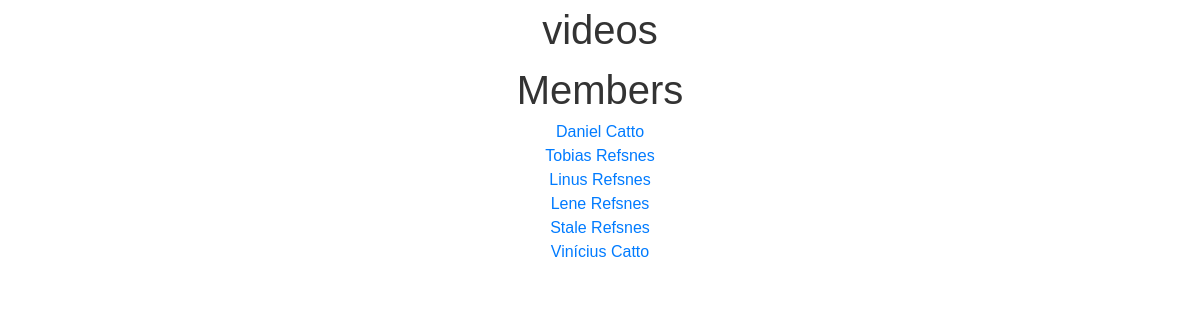
/members/, run on an earlier commit of the app's database.
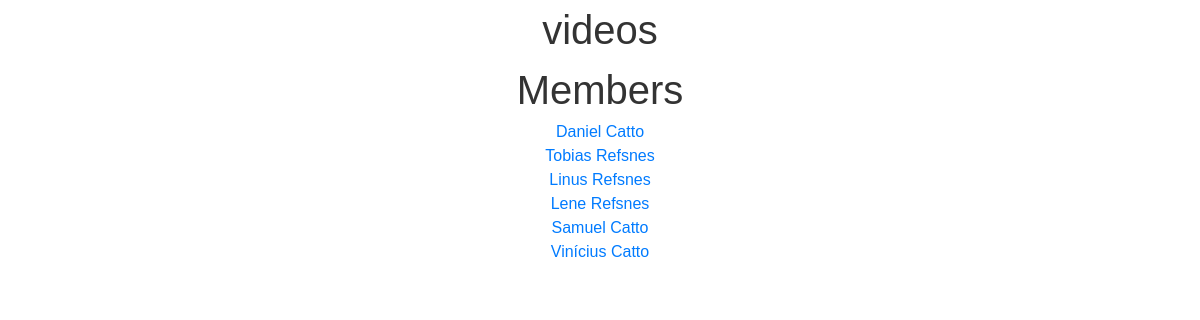
And on a later commit of the database.
### members/models.py (models this page shows, shortened)
class Member(models.Model):
  firstname = models.CharField(max_length=255)
  lastname = models.CharField(max_length=255)
  email = models.CharField(max_length=255)
  phone = models.IntegerField(null=True)
  birth_date = models.DateField(null=True)
  joined_date = models.DateField(null=True)

### members/views.py (the view)
# urls.py: path('members/', views.members, name='members'),
def members(request):
    mymembers = Member.objects.all().values()
    template = loader.get_template('all_members.html')
    context = {
        'mymembers': mymembers,
    }
    return HttpResponse(template.render(context, request))

### members/templates/all_members.html (shortened to what this page needs)
  {% extends "master.html" %}
{% block content %}
  <h1>Members</h1>
  <ul>
    {% for x in mymembers %}
      <li><a href="details/{{ x.id }}">{{ x.firstname }} {{ x.lastname }}</a></li>
    {% endfor %}
  </ul>
{% endblock %}

### members/templates/master.html (shortened to what this page needs)
{% load static %}
<!DOCTYPE html>
<html>
<head>
    <link rel="stylesheet" href="{% static 'css/styles.css' %}">
</head>
<body>
<h1>videos</h1>
{% block content %}
{% endblock %}
</body>
</html>

### static/css/styles.css (style rules this page uses)
html, body, div, span, applet, object, iframe, h1, h2, h3, h4, h5, h6, p, blockquote, pre, a, abbr, acronym, address, big, cite, code, del, dfn, em, img, ins, kbd, q, s, samp, small, strike, strong, sub, sup, tt, var, b, u, i, center, dl, dt, dd, ol, ul, li, fieldset, form, label, legend, table, caption, tbody, tfoot, thead, tr, th, td, article, aside, canvas, details, embed, figure, figcaption, footer, header, hgroup, menu, nav, output, ruby, section, summary, time, mark, audio, video { margin: 0; padding: 0; border: 0; font-size: 100%; font: inherit; vertical-align: baseline; }
body { font-family: Arial, sans-serif; font-size: 16px; line-height: 1.5; color: #333; background-color: #fff; text-align: center; }
h1 { font-size: 2.5rem; }
a { color: #007bff; text-decoration: none; }

What changed in the data, as far as the page shows it:
changed Member: firstname "Stale" → "Samuel"; lastname "Refsnes" → "Catto"
